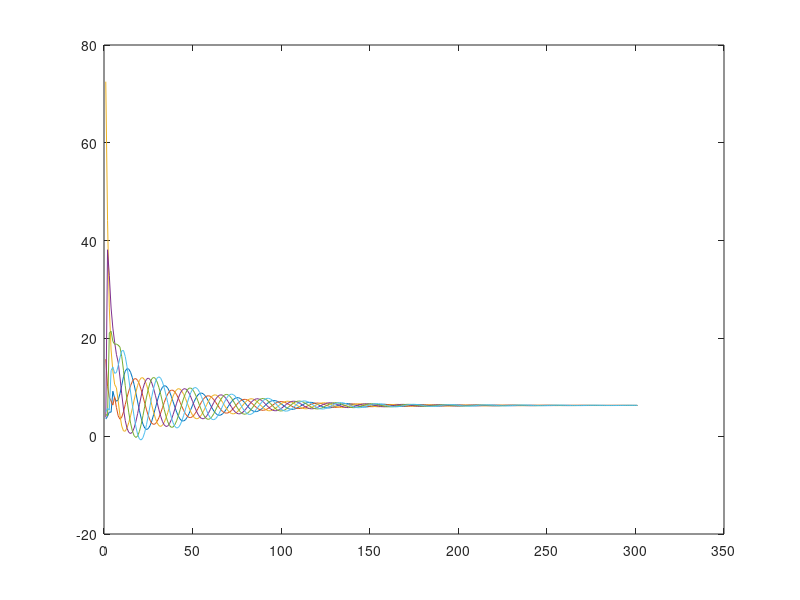
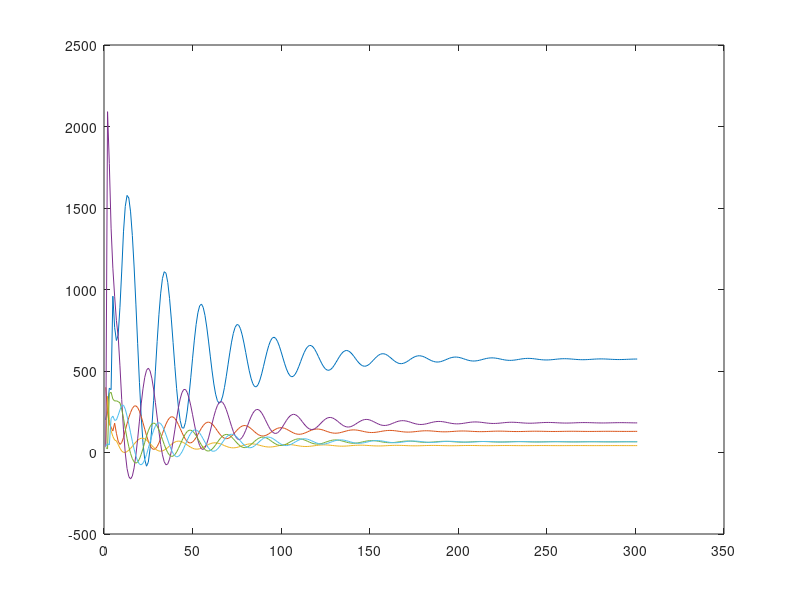
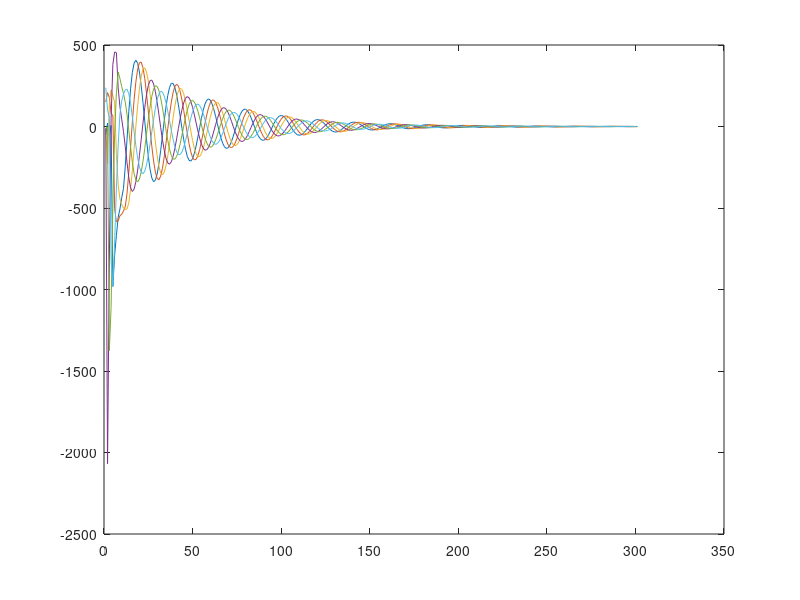

MATLAB code for these plots, in order:
clear all,close all;
P=[0.5 0 0 0 0 0.5;0.5 0.5 0 0 0 0;0 0.5 0.5 0 0 0;0 0 0.5 0.5 0 0;0 0 0 0.5 0.5 0;0 0 0 0 0.5 0.5];
Q=P;
ef=4e-3;
v=[133.33;28.5714;8;59.952;20;20];
beta=diag(v);
alpha=[-266.6667;-50;-8;-194.8441;-60;-60];
dell_p(:,1)=[-50;150;-15;-10;-10;238];
p_max=[200;400;50;35;30;40];
%p_min=[50;100;15;10;10;12];
lamda_max=[3.5;15.75;72.5;3.8338;4.5;5];
%lamda_min=[2.375;5.25;28.75;3.4168;3.5;3.6];
lamda(:,1)=lamda_max;
p(:,1)=p_max;

for i=1:300
lamda(:,i+1)=P*lamda(:,i)+ef*dell_p(:,i);
p(:,i+1)=beta*lamda(:,i+1)+alpha;
dell_p(:,i+1)=Q*dell_p(:,i)-(p(:,i+1)-p(:,i));
end

figure('Name','Incremental costs');
x1=lamda(1,:);
x2=lamda(2,:);
x3=lamda(3,:);
x4=lamda(4,:);
x5=lamda(5,:);
x6=lamda(6,:);
plot(x1);
hold on;
plot(x2);
plot(x3);
plot(x4);
plot(x5);
plot(x6);

figure('Name','power o/ps');
p1=p(1,:);
p2=p(2,:);
p3=p(3,:);
p4=p(4,:);
p5=p(5,:);
p6=p(6,:);
plot(p1);
hold on;
plot(p2);
plot(p3);
plot(p4);
plot(p5);
plot(p6);

figure('Name','dell_p mismatch');
dell_p1=dell_p(1,:);
dell_p2=dell_p(2,:);
dell_p3=dell_p(3,:);
dell_p4=dell_p(4,:);
dell_p5=dell_p(5,:);
dell_p6=dell_p(6,:);

plot(dell_p1);
hold on;
plot(dell_p2);
plot(dell_p3);
plot(dell_p4);
plot(dell_p5);
plot(dell_p6);
